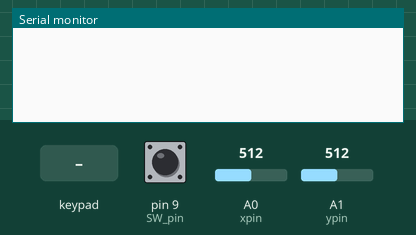
The sketch below on a simulated Arduino Nano, built with avr-gcc and run on an emulated ATmega328P. On the bench: the last lines printed to the serial monitor. Inputs (shaded band) come from the test bench; at power-on: A0 (xpin) = 512, pin 9 (SW_pin) HIGH, A1 (ypin) = 512.

Above: at 1.2 s.
1.3 s: A0 (xpin) set to 710
At 1.7 s:
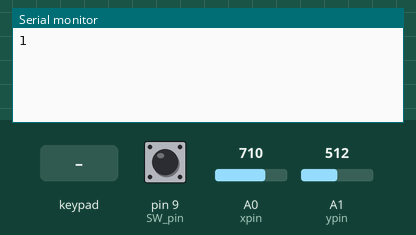
2.8 s: key '9' pressed
At 3.7 s:
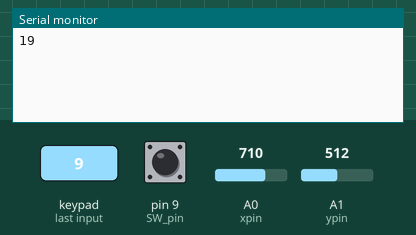
4.3 s: key '8' pressed
At 4.9 s:
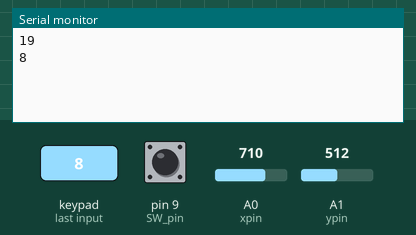
5.8 s: A0 (xpin) set to 290
At 7.3 s:
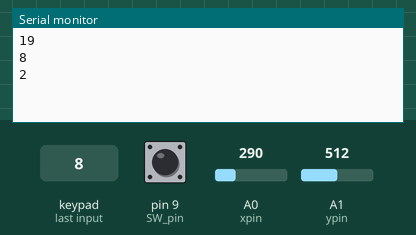
Timing chart, 0 to 8.3 s (numbered marks = the images above; inputs shaded):
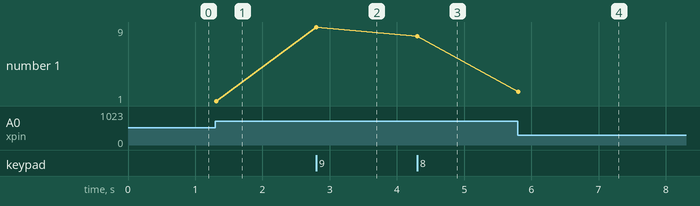

The sketch:

nano.ino
```cpp
#include <Keypad.h>;

const int xpin = 0;
const int ypin = 1;
const int SW_pin = 9;

const byte COLS = 2;
const byte ROWS = 2;

char hexaKeys[ROWS][COLS]={
  {'9','8'}, // 5,4
  {'7','6'}  // 2,1
};

byte colPins[COLS] = { 4, 5 };
byte rowPins[ROWS] = { 6, 7 };

int last = 0;

char pressedKey;

Keypad myKeypad = Keypad(makeKeymap(hexaKeys), rowPins, colPins, ROWS, COLS);

void setup() {

  Serial.begin(9600);

  pinMode(SW_pin, INPUT);
  digitalWrite(SW_pin, HIGH);
}

void loop() {

  if(analogRead(xpin) > 700)
  {
    if (last != 1) Serial.write('1'); //Right
    last = 1;
  }
  else if(analogRead(xpin) < 300)
  {
    if (last != 2) Serial.write('2'); //Left
    last = 2;
  }
  else if(analogRead(ypin) <300)
  {
    if (last != 3) Serial.write('3'); //Top
    last = 3;
  }
  else if(analogRead(ypin) > 700)
  {
    if (last != 4) Serial.write('4'); //Down
    last = 4;
  }
  else if(!digitalRead(SW_pin))
  {
   if (last != 5) Serial.write('5'); //Button
    last = 5;
  }
  else
    last = 0;

  pressedKey = myKeypad.getKey();

  if(pressedKey)
  {
    Serial.println(pressedKey);

    //if(pressedKey == '1')
    //   Serial.write('6'); //1
    //else if(pressedKey == '2')
    //   Serial.write('7'); //2
    //else if(pressedKey == '4')
    //   Serial.write('8'); //4
    //else if(pressedKey == '5')
    //   Serial.write('9'); //5

  }

  delay(10);
}
```

Measured:
- after the input at 1.3 s, the serial monitor: prints a new line at once (image 1)
- after the input at 2.8 s, the serial monitor: prints a new line at once (image 2)
- after the input at 4.3 s, the serial monitor: prints a new line at once (image 3)
- after the input at 5.8 s, the serial monitor: prints a new line at once (image 4)
- plotted number 1: 1 → 9 after the input at 2.8 s, 9 → 8 after the input at 4.3 s, 8 → 2 after the input at 5.8 s
